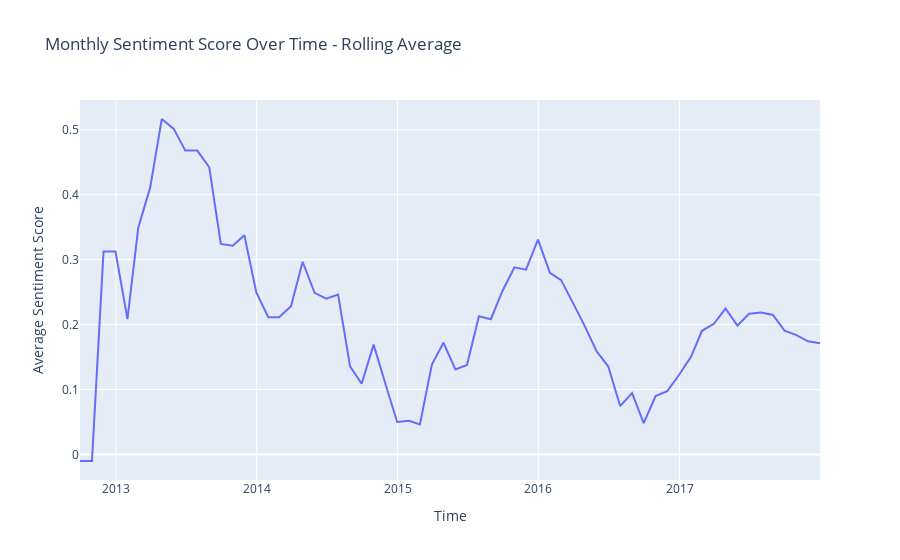

This figure's notebook cell:
### Code cell
# rilter the data to include only dates from 2012 onwards
df_filtered = df[df['created_at'].dt.year >= 2012]
# Aggregate sentiment scores by week or month and calculate the mean
# # For monthly average:
monthly_sentiment = df_filtered.resample('M', on='created_at')['sentiment'].mean().reset_index()
# Choose one of the above, then apply a rolling window
rolling_window_size = 7  # 7 periods rolling average
monthly_sentiment['rolling_sentiment'] = monthly_sentiment['sentiment'].rolling(window=rolling_window_size, min_periods=1).mean()

# plotting monthly sentiment 
fig = px.line(monthly_sentiment, x='created_at', y='rolling_sentiment', title='Monthly Sentiment Score Over Time - Rolling Average')
fig.update_xaxes(title_text='Time')
fig.update_yaxes(title_text='Average Sentiment Score')
fig.show()

### Figure 1 — Plotly figure (JSON) as saved in the notebook; plotly's stock layout.template omitted (floating-point values rounded to 4 significant figures)
{"data": [{"hovertemplate": "created_at=%{x}<br>rolling_sentiment=%{y}<extra></extra>", "legendgroup": "", "line": {"color": "#636efa", "dash": "solid"}, "marker": {"symbol": "circle"}, "mode": "lines", "name": "", "orientation": "v", "showlegend": false, "type": "scatter", "x": ["2012-09-30T00:00:00", "2012-10-31T00:00:00", "2012-11-30T00:00:00", "2012-12-31T00:00:00", "2013-01-31T00:00:00", "2013-02-28T00:00:00", "2013-03-31T00:00:00", "2013-04-30T00:00:00", "2013-05-31T00:00:00", "2013-06-30T00:00:00", "2013-07-31T00:00:00", "2013-08-31T00:00:00", "2013-09-30T00:00:00", "2013-10-31T00:00:00", "2013-11-30T00:00:00", "2013-12-31T00:00:00", "2014-01-31T00:00:00", "2014-02-28T00:00:00", "2014-03-31T00:00:00", "2014-04-30T00:00:00", "2014-05-31T00:00:00", "2014-06-30T00:00:00", "2014-07-31T00:00:00", "2014-08-31T00:00:00", "2014-09-30T00:00:00", "2014-10-31T00:00:00", "2014-11-30T00:00:00", "2014-12-31T00:00:00", "2015-01-31T00:00:00", "2015-02-28T00:00:00", "2015-03-31T00:00:00", "2015-04-30T00:00:00", "2015-05-31T00:00:00", "2015-06-30T00:00:00", "2015-07-31T00:00:00", "2015-08-31T00:00:00", "2015-09-30T00:00:00", "2015-10-31T00:00:00", "2015-11-30T00:00:00", "2015-12-31T00:00:00", "2016-01-31T00:00:00", "2016-02-29T00:00:00", "2016-03-31T00:00:00", "2016-04-30T00:00:00", "2016-05-31T00:00:00", "2016-06-30T00:00:00", "2016-07-31T00:00:00", "2016-08-31T00:00:00", "2016-09-30T00:00:00", "2016-10-31T00:00:00", "2016-11-30T00:00:00", "2016-12-31T00:00:00", "2017-01-31T00:00:00", "2017-02-28T00:00:00", "2017-03-31T00:00:00", "2017-04-30T00:00:00", "2017-05-31T00:00:00", "2017-06-30T00:00:00", "2017-07-31T00:00:00", "2017-08-31T00:00:00", "2017-09-30T00:00:00", "2017-10-31T00:00:00", "2017-11-30T00:00:00", "2017-12-31T00:00:00"], "xaxis": "x", "y": [-0.01013, -0.01013, 0.3125, 0.3125, 0.2083, 0.3492, 0.4113, 0.5166, 0.5014, 0.468, 0.468, 0.4423, 0.3241, 0.3214, 0.3375, 0.2494, 0.2112, 0.2112, 0.2283, 0.2967, 0.2488, 0.2399, 0.2463, 0.1356, 0.1089, 0.1691, 0.11, 0.05, 0.05181, 0.0463, 0.1383, 0.1721, 0.131, 0.1378, 0.2129, 0.2083, 0.2518, 0.2883, 0.2845, 0.3309, 0.2796, 0.2685, 0.2331, 0.1979, 0.1589, 0.1357, 0.07451, 0.09438, 0.04829, 0.08997, 0.09742, 0.1228, 0.1508, 0.1904, 0.2013, 0.2247, 0.1983, 0.2166, 0.2186, 0.2147, 0.1908, 0.1837, 0.1742, 0.1713], "yaxis": "y"}], "layout": {"legend": {"tracegroupgap": 0}, "title": {"text": "Monthly Sentiment Score Over Time - Rolling Average"}, "xaxis": {"anchor": "y", "domain": [0, 1], "title": {"text": "Time"}}, "yaxis": {"anchor": "x", "domain": [0, 1], "title": {"text": "Average Sentiment Score"}}}}
